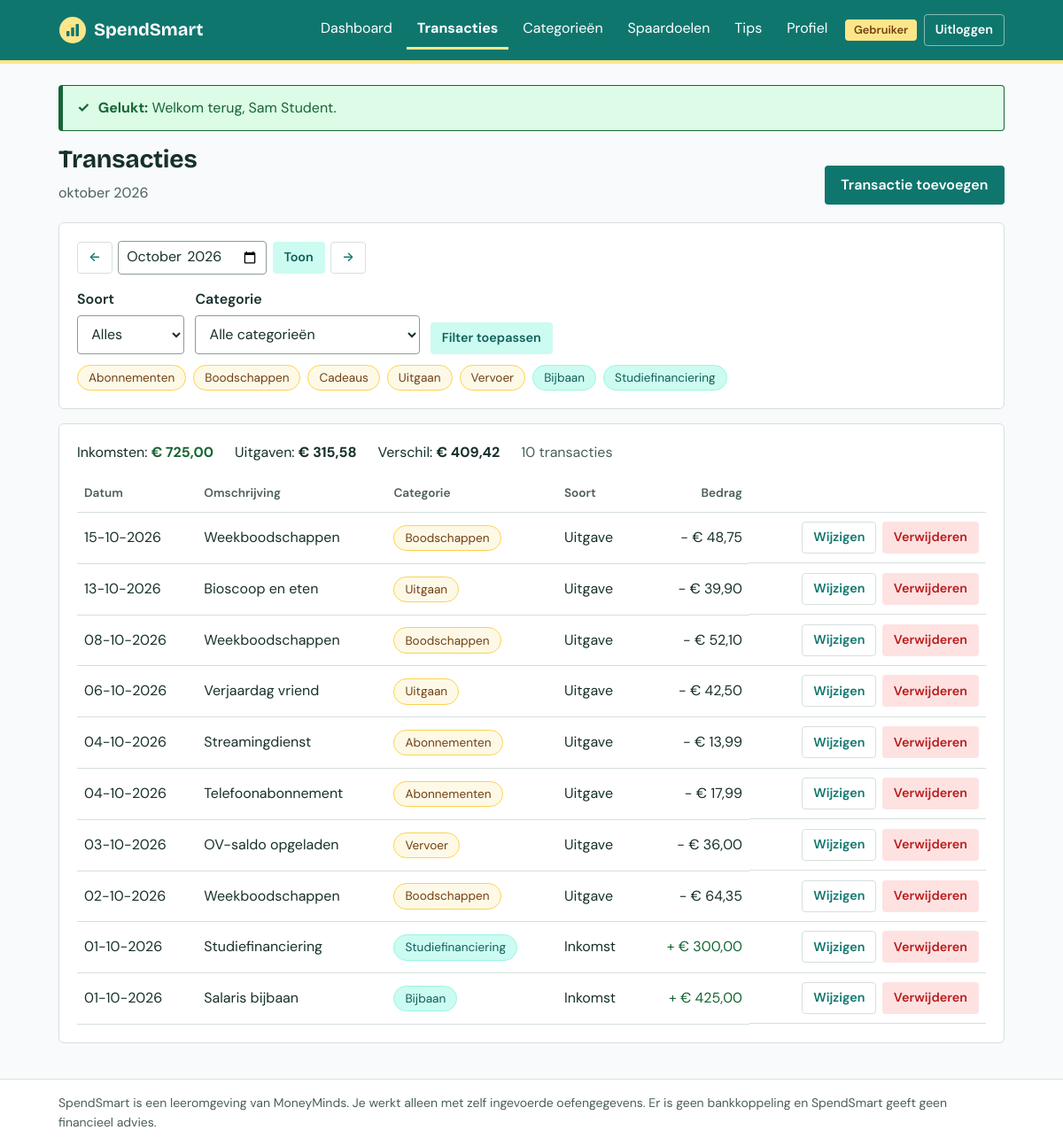
Screenshot of /transactions (signed in) with the database file from the repository.
### tables this page shows
CREATE TABLE users (
    id              INT UNSIGNED NOT NULL AUTO_INCREMENT,
    name            VARCHAR(100) NOT NULL,
    email           VARCHAR(190) NOT NULL,
    password_hash   VARCHAR(255) NOT NULL,
    role            ENUM('user', 'content_manager') NOT NULL DEFAULT 'user',
    created_at      DATETIME NOT NULL DEFAULT CURRENT_TIMESTAMP,
    updated_at      DATETIME NOT NULL DEFAULT CURRENT_TIMESTAMP ON UPDATE CURRENT_TIMESTAMP,
    PRIMARY KEY (id),
    UNIQUE KEY users_email_unique (email)
);

CREATE TABLE categories (
    id                      INT UNSIGNED NOT NULL AUTO_INCREMENT,
    user_id                 INT UNSIGNED NOT NULL,
    suggestion_id           INT UNSIGNED NULL,
    name                    VARCHAR(60) NOT NULL,
    type                    ENUM('income', 'expense') NOT NULL,
    monthly_budget_cents    INT UNSIGNED NULL,
    created_at              DATETIME NOT NULL DEFAULT CURRENT_TIMESTAMP,
    updated_at              DATETIME NOT NULL DEFAULT CURRENT_TIMESTAMP ON UPDATE CURRENT_TIMESTAMP,
    PRIMARY KEY (id),
     
    UNIQUE KEY categories_user_name_type_unique (user_id, name, type),
    KEY categories_suggestion_id_index (suggestion_id),
    CONSTRAINT categories_user_fk FOREIGN KEY (user_id)
        REFERENCES users (id) ON DELETE CASCADE,
     
    CONSTRAINT categories_suggestion_fk FOREIGN KEY (suggestion_id)
        REFERENCES category_suggestions (id) ON DELETE SET NULL,
    CONSTRAINT categories_budget_check CHECK (monthly_budget_cents IS NULL OR monthly_budget_cents <= 999999999)
);

CREATE TABLE transactions (
    id                  INT UNSIGNED NOT NULL AUTO_INCREMENT,
    user_id             INT UNSIGNED NOT NULL,
    category_id         INT UNSIGNED NOT NULL,
    amount_cents        INT UNSIGNED NOT NULL,
    transaction_date    DATE NOT NULL,
    description         VARCHAR(255) NULL,
    created_at          DATETIME NOT NULL DEFAULT CURRENT_TIMESTAMP,
    updated_at          DATETIME NOT NULL DEFAULT CURRENT_TIMESTAMP ON UPDATE CURRENT_TIMESTAMP,
    PRIMARY KEY (id),
     
    KEY transactions_user_date_index (user_id, transaction_date),
    KEY transactions_category_index (category_id),
    CONSTRAINT transactions_user_fk FOREIGN KEY (user_id)
        REFERENCES users (id) ON DELETE CASCADE,
     
    CONSTRAINT transactions_category_fk FOREIGN KEY (category_id)
        REFERENCES categories (id) ON DELETE RESTRICT,
     
    CONSTRAINT transactions_amount_check CHECK (amount_cents > 0 AND amount_cents <= 999999999)
);

### app/Views/transactions/index.php (the view, shortened to what the rows shown need)
<?php
$filterQuery = ['category' => $selectedCategoryId, 'type' => $selectedType];
?>
<div class="page-header">
    <div>
        <h1>Transacties</h1>
        <p class="muted"><?= e($month->label()) ?></p>
    </div>
    <a class="button button--primary" href="<?= e(url('/transactions/create')) ?>">Transactie toevoegen</a>
</div>
<section class="card filters" aria-label="Filters">
    <?= partial('month-filter', ['month' => $month, 'path' => '/transactions', 'query' => $filterQuery]) ?>
    <form method="get" action="<?= e(url('/transactions')) ?>" class="filters__form">
        <div class="field field--inline">
            <label for="filter-type">Soort</label>
            <select id="filter-type" name="type">
                <option value="">Alles</option>
            </select>
        </div>
        <div class="field field--inline">
            <label for="filter-category">Categorie</label>
            <select id="filter-category" name="category">
                <option value="">Alle categorieën</option>
            </select>
        </div>
        <button type="submit" class="button button--secondary button--small">Filter toepassen</button>
    </form>
    <div class="chips" aria-label="Snel filteren op categorie">
        <?php foreach ($categories as $category): ?>
            <a class="chip chip--<?= e($category['type']) ?><?= $selectedCategoryId === (int) $category['id'] ? ' chip--active' : '' ?>"
               href="<?= e(url('/transactions', ['month' => $month->key(), 'category' => $category['id']])) ?>"
               <?= $selectedCategoryId === (int) $category['id'] ? 'aria-current="true"' : '' ?>><?= e($category['name']) ?></a>
        <?php endforeach; ?>
    </div>
</section>
<?php if ($transactions === []): ?>
    <?= partial('empty-state', [
        'text' => $isFiltered
            ? 'Geen transacties gevonden in ' . $month->label() . ' met deze filters.'
            : 'Je hebt nog geen inkomsten of uitgaven in ' . $month->label() . '.',
        'actionUrl' => url('/transactions/create'),
        'actionLabel' => 'Transactie toevoegen',
    ]) ?>
<?php else: ?>
    <section class="card">
        <div class="totals-row">
            <span>Inkomsten: <strong class="amount--income"><?= e(money($totals['income'])) ?></strong></span>
            <span>Uitgaven: <strong class="amount--expense"><?= e(money($totals['expense'])) ?></strong></span>
            <span>Verschil: <strong><?= e(money($totals['income'] - $totals['expense'])) ?></strong></span>
            <span class="muted"><?= count($transactions) ?> <?= count($transactions) === 1 ? 'transactie' : 'transacties' ?></span>
        </div>
        <div class="table-wrapper">
            <table class="table">
                <thead>
                <tr>
                    <th scope="col">Datum</th>
                    <th scope="col">Omschrijving</th>
                    <th scope="col">Categorie</th>
                    <th scope="col">Soort</th>
                    <th scope="col" class="table__number">Bedrag</th>
                    <th scope="col"><span class="visually-hidden">Acties</span></th>
                </tr>
                </thead>
                <tbody>
                <?php foreach ($transactions as $transaction): ?>
                    <tr>
                        <td data-label="Datum"><?= e(format_date($transaction['transaction_date'])) ?></td>
                        <td data-label="Omschrijving"><?= e($transaction['description'] ?: '—') ?></td>
                        <td data-label="Categorie"><span class="chip chip--<?= e($transaction['type']) ?>"><?= e($transaction['category_name']) ?></span></td>
                        <td data-label="Soort"><?= e(CategoryType::label($transaction['type'])) ?></td>
                        <td data-label="Bedrag" class="table__number amount amount--<?= e($transaction['type']) ?>">
                            <?= $transaction['type'] === CategoryType::INCOME ? '+' : '-' ?> <?= e(money((int) $transaction['amount_cents'])) ?>
                        </td>
                        <td class="table__actions">
                            <a class="button button--ghost button--small" href="<?= e(url('/transactions/' . $transaction['id'] . '/edit')) ?>">Wijzigen</a>
                            <?= partial('delete-button', [
                                'action' => url('/transactions/' . $transaction['id'] . '/delete'),
                                'confirm' => 'Weet je zeker dat je deze transactie wilt verwijderen?',
                            ]) ?>
                        </td>
                    </tr>
                <?php endforeach; ?>
                </tbody>
            </table>
        </div>
    </section>
<?php endif; ?>

### app/Core/Router.php (shortened to what the rows shown need)
<?php
final class Router
{
    private array $routes = [];
    public function dispatch(Request $request): void
    {
        $path = $request->path();
        foreach ($this->routes as $route) {
            if (!preg_match($route['pattern'], $path, $matches)) {
                continue;
            }
            foreach ($route['middleware'] as $middleware) {
                Middleware::run($middleware);
            }
            $parameters = array_values(array_map(
                'intval',
                array_filter($matches, 'is_string', ARRAY_FILTER_USE_KEY)
            ));
            [$controllerClass, $action] = $route['handler'];
            $controller = new $controllerClass($request);
            $controller->$action(...$parameters);
            return;
        }
        throw new HttpException(404, 'Deze pagina bestaat niet.');
    }
    private function add(string $method, string $path, array $handler, array $middleware): void
    {
        $pattern = preg_replace('#\{([a-zA-Z]+)\}#', '(?P<$1>[1-9][0-9]{0,9})', $path);
        $this->routes[] = [
            'method' => $method,
            'pattern' => '#^' . $pattern . '$#',
            'handler' => $handler,
            'middleware' => $middleware,
        ];
    }
}

### app/Views/partials/delete-button.php (shortened to what the rows shown need)
<form method="post" action="<?= e($action) ?>" class="inline-form" data-confirm="<?= e($confirm) ?>">
    <button type="submit" class="button button--danger button--small"><?= e($label ?? 'Verwijderen') ?></button>
</form>

### app/Views/layouts/main.php (shortened to what the rows shown need)
<?php
try {
    $currentUser = Auth::user();
} catch (Throwable) {
    $currentUser = null;
}
$navigation = match ($currentUser['role'] ?? null) {
    Role::USER => [
        '/dashboard' => 'Dashboard',
        '/transactions' => 'Transacties',
        '/categories' => 'Categorieën',
        '/goals' => 'Spaardoelen',
        '/tips' => 'Tips',
        '/profile' => 'Profiel',
    ],
    Role::CONTENT_MANAGER => [
        '/content/statistics' => 'Statistieken',
        '/content/tips' => 'Leerteksten',
        '/content/suggestions' => 'Categorievoorstellen',
        '/profile' => 'Profiel',
    ],
    default => [
        '/login' => 'Inloggen',
        '/register' => 'Account maken',
    ],
};
?>
<!DOCTYPE html>
<html lang="nl">
<head>
    <link rel="stylesheet" href="<?= e(asset('css/app.css')) ?>">
</head>
<body>
<header class="site-header">
    <div class="container site-header__inner">
        <a class="brand" href="<?= e(url('/')) ?>">
            <span class="brand__name">SpendSmart</span>
        </a>
        <nav id="main-nav" class="main-nav" aria-label="Hoofdmenu">
            <ul class="main-nav__list">
                <?php foreach ($navigation as $path => $label): ?>
                    <li>
                        <a class="main-nav__link" href="<?= e(url($path)) ?>"<?= is_active($path) ? ' aria-current="page"' : '' ?>><?= e($label) ?></a>
                    </li>
                <?php endforeach; ?>
            </ul>
            <?php if ($currentUser !== null): ?>
                <div class="main-nav__account">
                    <span class="role-badge"><?= e(Role::label($currentUser['role'])) ?></span>
                    <form method="post" action="<?= e(url('/logout')) ?>">
                        <button type="submit" class="button button--ghost button--small">Uitloggen</button>
                    </form>
                </div>
            <?php endif; ?>
        </nav>
    </div>
</header>
<main id="main" class="container main">
    <?php foreach (Flash::consume() as $message): ?>
        <?= partial('alert', ['type' => $message['type'], 'text' => $message['text']]) ?>
    <?php endforeach; ?>
    <?= $content ?>
</main>
<footer class="site-footer">
    <div class="container">
        <p>SpendSmart is een leeromgeving van MoneyMinds. Je werkt alleen met zelf ingevoerde oefengegevens. Er is geen bankkoppeling en SpendSmart geeft geen financieel advies.</p>
    </div>
</footer>
</body>
</html>

### rows the page displays
users: role "Dashboard", role "Transacties", role "Categorieën", role "Spaardoelen", role "Tips", role "Profiel", role "Gebruiker"
categories: name "Abonnementen"
categories: name "Boodschappen"
categories: name "Cadeaus"
categories: name "Uitgaan"
categories: name "Vervoer"
categories: name "Bijbaan"
categories: name "Studiefinanciering"
transactions: transaction_date "15-10-2026", description "Weekboodschappen", category.name "Boodschappen", category.type "Uitgave", amount_cents "€ 48,75"
transactions: transaction_date "13-10-2026", description "Bioscoop en eten", category.name "Uitgaan", category.type "Uitgave", amount_cents "€ 39,90"
transactions: transaction_date "08-10-2026", description "Weekboodschappen", category.name "Boodschappen", category.type "Uitgave", amount_cents "€ 52,10"
transactions: transaction_date "06-10-2026", description "Verjaardag vriend", category.name "Uitgaan", category.type "Uitgave", amount_cents "€ 42,50"
transactions: transaction_date "04-10-2026", description "Streamingdienst", category.name "Abonnementen", category.type "Uitgave", amount_cents "€ 13,99"
transactions: transaction_date "04-10-2026", description "Telefoonabonnement", category.name "Abonnementen", category.type "Uitgave", amount_cents "€ 17,99"
transactions: transaction_date "03-10-2026", description "OV-saldo opgeladen", category.name "Vervoer", category.type "Uitgave", amount_cents "€ 36,00"
transactions: transaction_date "02-10-2026", description "Weekboodschappen", category.name "Boodschappen", category.type "Uitgave", amount_cents "€ 64,35"
transactions: transaction_date "01-10-2026", description "Studiefinanciering", category.name "Studiefinanciering", category.type "Inkomst", amount_cents "€ 300,00"
transactions: transaction_date "01-10-2026", description "Salaris bijbaan", category.name "Bijbaan", category.type "Inkomst", amount_cents "€ 425,00"

### other values shown
$prefix "Gelukt"
money($totals['income']) "€ 725,00"
money($totals['expense']) "€ 315,58"
money($totals['income'] - $totals['expense']) "€ 409,42"
